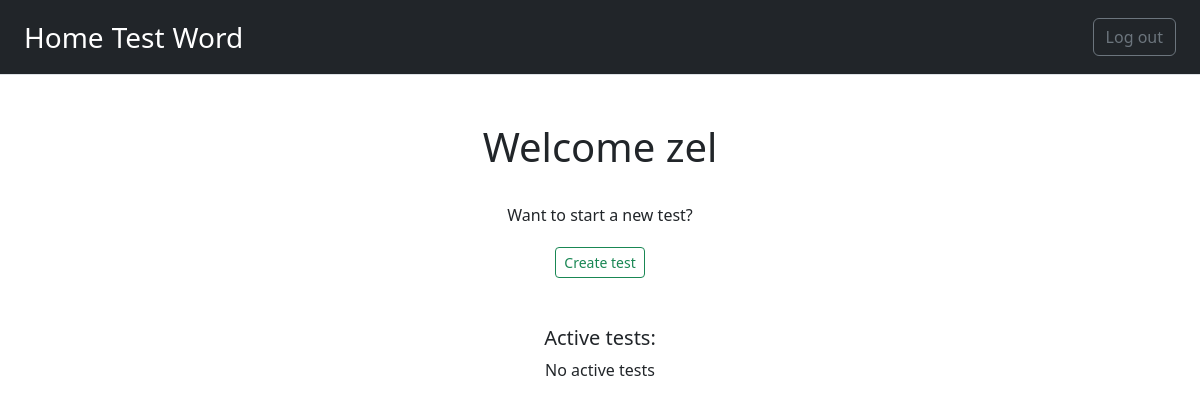
Page /app (signed in) on the earlier database version.
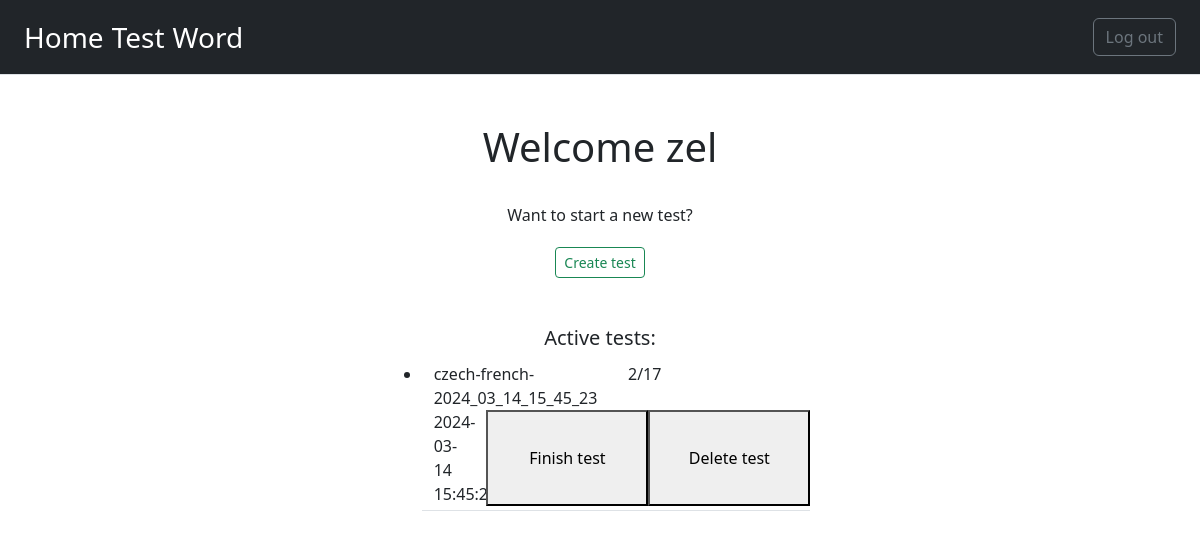
Same page on the later database version.
### tables this page shows
CREATE TABLE account (
    id INTEGER PRIMARY KEY,
    username TEXT NOT NULL,
    password TEXT NOT NULL,
    created_at TIMESTAMP DEFAULT CURRENT_TIMESTAMP
);

CREATE TABLE test (
    id INTEGER PRIMARY KEY,
    name TEXT NOT NULL,
    language_from TEXT NOT NULL,
    language_to TEXT NOT NULL,
    total INT NOT NULL,
    round INT DEFAULT 1,
    finished BOOLEAN NOT NULL,
    start_time TIMESTAMP DEFAULT CURRENT_TIMESTAMP,
    finish_time TIMESTAMP,
    CHECK ( finished IN (0, 1))
);

### app/blueprints/app.py (the view)
@app_bp.route('/app')
@login_required
def dashboard():
    htmx = request.headers.get('HX-Request') is not None
    reload_page = request.args.get('r') is not None
    account_id = session.get('account_id')
    content = {}
    try:
        username = db.execute('SELECT username FROM account WHERE id = ?', account_id)[0]['username']
        content['username'] = username
    except IndexError as e:
        print(e)
        if htmx():
            return render_htmx('partials/login.html', '/login')
        return redirect('/login')
    last_five_tests = db.execute(
        'SELECT id, name, start_time, round, total FROM test WHERE id IN ('
        'SELECT test_id FROM test_account_relation WHERE account_id = ?'
        ') AND finished = 0 ORDER BY start_time DESC LIMIT 5',
        account_id)
    content['last_five_tests'] = last_five_tests
    if htmx and not reload_page:
        return render_htmx('partials/dashboard.html', '/app', content=content)
    response = make_response(render_template('dashboard.html', content=content))
    response.headers['HX-Push-Url'] = '/app'
    return response

### helpers/login_required.py (called while the page is built)
def login_required(f):
    @wraps(f)
    def decorated_function(*args, **kwargs):
        if session.get('account_id') is None:
            if htmx():
                return render_htmx('partials/login.html', '/login')
            return redirect('/login')
        return f(*args, **kwargs)
    return decorated_function

### app/templates/dashboard.html
{% extends "layout.html" %}
{% block main %}
{% include "partials/dashboard.html" %}
{% endblock %}

### app/templates/layout.html (shortened to what this page needs)
<!DOCTYPE html>
<html lang="en">
<head>
    <link href="{{ url_for('static', filename='styles.css') }}" type="text/css" rel="stylesheet">
    <link href="https://cdn.jsdelivr.net/npm/bootstrap@5.3.3/dist/css/bootstrap.min.css"
          rel="stylesheet"
>
</head>
<body>
<nav class="navbar bg-dark border-bottom px-4 py-3">
    {% if session["account_id"] %}
        <ul class="navbar-nav flex-row me-auto">
            <li hx-get="/app" hx-target="main" role="button" class="nav-item text-white fs-3 me-2">Home</li>
            <li hx-get="/app/test" hx-target="main" role="button" class="nav-item text-white fs-3 me-2">Test</li>
            <li hx-get="/app/word" hx-target="main" role="button" class="nav-item text-white fs-3 me-2">Word</li>
        </ul>
        <button hx-get="/logout" hx-target="body" type="button" class="btn btn-outline-secondary">Log out</button>
    {% endif %}
</nav>
<main id="main" class="position-relative">
    {% block main %}
    {% endblock main %}
</main>
</body>
</html>

### app/templates/partials/dashboard.html (shortened to what this page needs)
<section class="d-flex flex-column w-100 justify-content-center align-items-center p-4">
    <h3 class="fs-1 mt-4">Welcome {{ content.username }}</h3>
    <p class="mt-4">Want to start a new test?</p>
    <button hx-get="app/test/new" hx-target="main" class="btn btn-sm btn-outline-success mt-1">Create test</button>
</section>
<section class="d-flex flex-column w-100 justify-content-center align-items-center p-4">
    <h4 class="fs-5">Active tests:</h4>
    {% if content.last_five_tests %}
        <ul>
        {% for test in content.last_five_tests %}
            <li class="container border-bottom mb-1 py-1">
                <div class="row">
                    <div class="col">{{ test.name }}</div>
                    <div class="col">{{ test.round }}/{{ test.total }}</div>
                </div>
                <div class="row">
                    <div class="col-2">{{ test.start_time }}</div>
                    <button class="col" hx-get="app/test/{{ test.id }}" hx-target="main">Finish test</button>
                    <button class="col" hx-delete="app/test/{{ test.id }}" hx-target="main">Delete test</button>
                </div>
            </li>
        {% endfor %}
        </ul>
    {% else %}
    	<p>No active tests</p>
    {% endif %}
</section>

Differences in the rows shown:
added test: name "czech-french-2024_03_14_15_45_23", round "2", total "17", start_time "2024-03-14 15:45:23"
Other differences:
text no longer shown: "No active tests"
